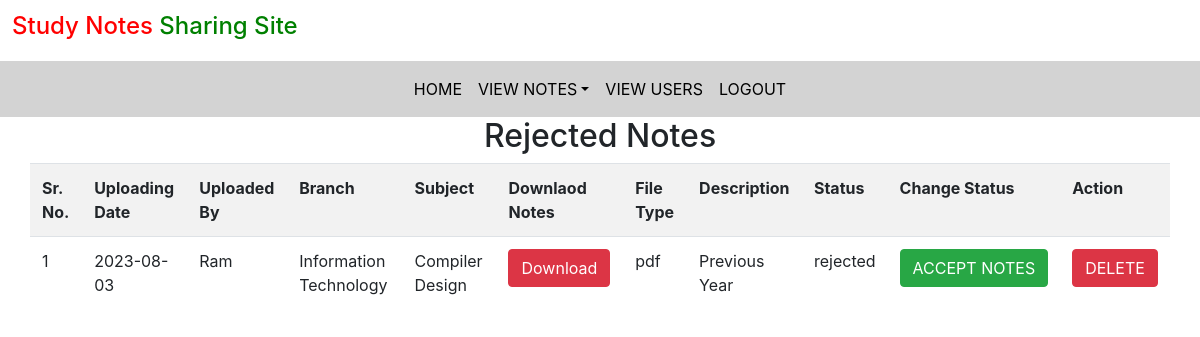
The app's page /rejected_notes (signed in) with its own data.
### notes/models.py (models this page shows, shortened)
class Notes(models.Model):
    user = models.ForeignKey(User, on_delete=models.CASCADE)
    uploading_date = models.CharField(max_length=30, null=True)
    branch = models.CharField(max_length=30)
    subject = models.CharField(max_length=30)
    notes_file = models.FileField()
    filetype = models.CharField(max_length=30, null=True)
    description = models.CharField(max_length=200)
    status = models.CharField(max_length=15, default="pending")

### notes/views.py (the view)
# urls.py: path('rejected_notes', views.rejected_notes, name="rejected_notes"),
def rejected_notes(request):
    if not request.user.is_staff:
        return redirect('admin_login')
    notes = models.Notes.objects.filter(status="rejected")
    data = {
        "notes": notes
    }
    return render(request, 'notes/rejected_notes.html', data)

### templates/notes/rejected_notes.html (shortened to what this page needs)
{% extends 'notes/admin_nav.html'%}
{% load static%}
{% block body%}
<div class="container" id="main">
    <h2 style="text-align: center;">Rejected Notes</h2>
    <div class="row">
        <table class="table table-striped" id="myTable">
          <tr>
            <th>Sr. No.</th>
            <th>Uploading Date</th>
            <th>Uploaded By</th>
            <th>Branch</th>
            <th>Subject</th>
            <th>Downlaod Notes</th>
            <th>File Type</th>
            <th>Description</th>
            <th>Status</th>
            <th>Change Status</th>
            <th>Action</th>
          </tr>
          {% for item in notes%}
          <tr>
           <td>
            {{forloop.counter}}
           </td>
           <td>
            {{item.uploading_date}}
           </td>
           <td>
            {{item.user.first_name}}
           </td>
           <td>
            {{item.branch}}
           </td>
           <td>
            {{item.subject}}
           </td>
           <td>
            <a href="{{item.notes_file.url}}" class="btn btn-danger" download>Download</a>
           </td>
           <td>
            {{item.filetype}}
           </td>
           <td>
            {{item.description}}
           </td>
           <td>
            {{item.status}}
           </td>
           <td>
            <a href="{% url 'change_status' item.id%}" class="btn btn-success" onclick="return confirm('Are You Sure?')">ACCEPT&nbsp;NOTES</a>
          </td>
           <td>
             <a href="{% url 'delete_rejectednotes' item.id %}" class="btn btn-danger" onclick="return confirm('Are You Sure?')">DELETE</a>
           </td>
          </tr>
          {% endfor %}
        </table>
    </div>
</div>
{% endblock %}

### records on screen
Notes: uploading_date "2023-08-03", user.first_name "Ram", branch "Information Technology", subject "Compiler Design", filetype "pdf", description "Previous Year", status "rejected"
